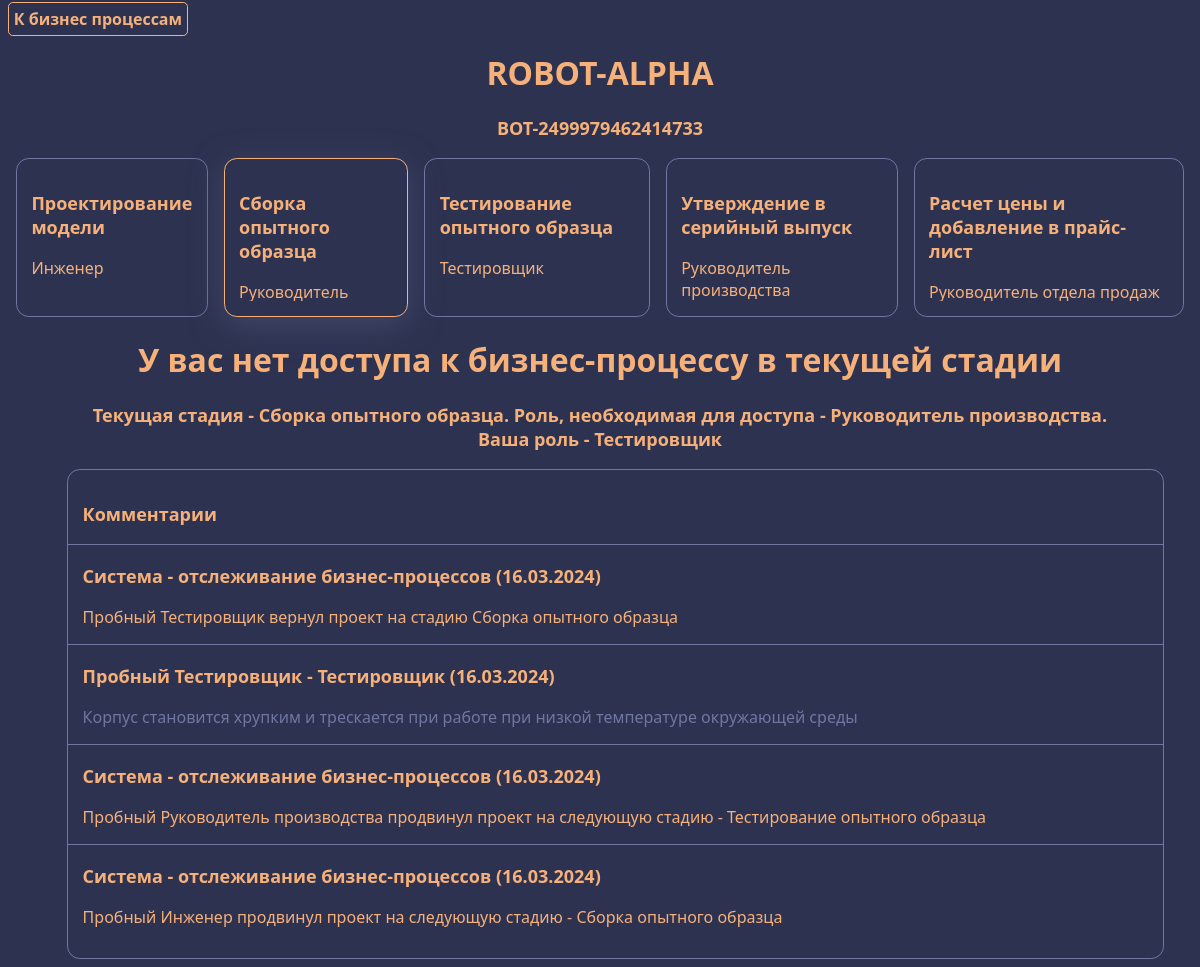
The app's page /processes/4151dde8de3c40a4ab25547c376c7097 (signed in) with its own data.
### dbot_app/models.py (models this page shows, shortened)
class LaunchProcess(models.Model):
    id = models.UUIDField(primary_key=True, default=uuid.uuid4, editable=False)
    bot = models.OneToOneField(to=DBot, on_delete=models.CASCADE, related_name='launch_process')
    stage = models.ForeignKey(to=LaunchStage, on_delete=models.SET_NULL, null=True, related_name='processes')
    is_finished = models.BooleanField(default=False)

class DBot(models.Model):
    STATE_CHOICES = [
        ('DS', 'Проектируется'),
        ('MN', 'В серийном производстве'),
        ('DC', 'Снят с производства'),
    ]
    id = models.UUIDField(primary_key=True, default=uuid.uuid4, editable=False)
    name = models.CharField(max_length=512, default="")
    vendor_code = models.CharField(max_length=20, unique=True)
    state = models.CharField(max_length=2, choices=STATE_CHOICES, default='DS')
    parts = models.ManyToManyField(to=DBotPart, related_name='bots')
    price = models.DecimalField(decimal_places=2, validators=[MinValueValidator(0.0)], default=0.0, max_digits=10)

class LaunchStage(models.Model):
    id = models.UUIDField(primary_key=True, default=uuid.uuid4, editable=False)
    name = models.CharField(max_length=512)
    previous_stage = models.OneToOneField(to='LaunchStage', on_delete=models.SET_NULL, null=True,
                                          related_name='next_stage', unique=True)
    responsible_role = models.ForeignKey(to=Role, on_delete=models.SET_NULL, null=True,
                                         related_name='stages_responsible')
    requires_parts_access = models.BooleanField(default=False)

class Role(models.Model):
    id = models.UUIDField(primary_key=True, default=uuid.uuid4, editable=False)
    name = models.CharField(max_length=150)
    can_edit_parts = models.BooleanField(default=False)
    can_edit_bots = models.BooleanField(default=False)
    can_start_process = models.BooleanField(default=False)

class Profile(AbstractUser):
    role = models.ForeignKey(to=Role, on_delete=models.SET_NULL, default=None, null=True, related_name='profiles')

class Comment(models.Model):
    id = models.UUIDField(primary_key=True, default=uuid.uuid4, editable=False)
    author = models.ForeignKey(to=Profile, on_delete=models.SET_NULL, null=True, related_name='comments')
    launch_process = models.ForeignKey(to='LaunchProcess', on_delete=models.CASCADE, related_name='comments')
    text = models.TextField()
    timestamp = models.DateTimeField(auto_now=True, null=True)

### dbot_app/views.py (the view, shortened to what this page needs)
# urls.py: path('processes/<str:pk>', views.process, name='process'),
@login_required(login_url='signin')
def process(request, pk):
    ctx = {
        'process': LaunchProcess.objects.get(id=pk),
        'stages': LaunchStage.objects.all(),
        'parts': DBotPart.objects.all(),
        'comments': Comment.objects.filter(launch_process_id=pk).order_by('-timestamp').all(),
    }
    return render(request, 'processes/view.html', ctx)

### templates/processes/view.html (shortened to what this page needs)
{% extends 'base.html' %}
{% block content %}
    <a class="btn-submit" href="{% url 'processes_main' %}">К бизнес процессам</a>
	<h1>{{ process.bot.name }}</h1>
    <h3 style="text-align: center">{{ process.bot.vendor_code }}</h3>
    <div class="flex-row spread-evenly">
        {% for stage in stages %}
        	<div class="{% if stage.id == process.stage.id %} accented-card {% else %} plain-card {% endif %}" style="margin: 0 .5rem; height: ">
                <div style="height: 8rem; overflow: hidden">
                    <h3>{{ stage.name }}</h3>
                    <p class="accent" style="">{{ stage.responsible_role.name }}</p>
                </div>
            </div>
        {% endfor %}
    </div>
    <div style="width: 90%; margin: 0 auto;">
        {% if not process.is_finished %}
        	{% if process.stage.responsible_role == request.user.role %}
                <div class="plain-card" style="width: 100%; margin-bottom: 1rem; margin-top: 1rem;">
                    <form method="post">
                        {% csrf_token %}
                        <input type="hidden" name="form-kind" value="actions">
                        <div class="flex-row spread-between">
                            {% if process.stage.previous_stage is not None %}
                                <div>
                                    <button type="submit" name="action" value="revert" class="btn-submit">Вернуть на предыдущую стадию</button>
                                </div>
                            {% endif %}
                            <div>
                                {% if process.stage.next_stage %}
                                    <button type="submit" name="action" value="advance" class="btn-submit">
                                        Продвинуть на следующую стадию
                                    </button>
                                {% else %}
                                    <button type="submit" name="action" value="finish" class="btn-submit">
                                        Завершить
                                    </button>
                                {% endif %}
                            </div>
                        </div>
                    </form>
                </div>
                <div class="plain-card" style="width: 100%">
                    <h3>{{ process.bot.name }}</h3>
                    <div style="margin-bottom: .2rem;">
                        <span class="accent">Артикул:</span>
                        <span>{{ process.bot.vendor_code }}</span>
                    </div>
                    <div style="margin-bottom: .2rem;">
                        <span class="accent">Стадия разработки:</span>
                        <span>{{ process.bot.get_state_display }}</span>
                    </div>
                    <div style="margin-bottom: .2rem;">
                        <span class="accent">Вес:</span>
                        <span>{{ process.bot.weight_kg }}кг</span>
                    </div>
                    {% if not process.stage.next_stage %}
                        <form method="post">
                            {% csrf_token %}
                            <input type="hidden" name="form-kind" value="set-price">
                            <div class="form-field">
                                <label class="form-label" for="price-id">Установить цену</label>
                                <input type="number" min=0 id="price-id" name="price" step="any" value="{{ process.bot.price }}" class="form-input">
                                <button type="submit" class="btn-submit">Сохранить</button>
                            </div>
                        </form>
                    {% endif %}
                    <h3>Список деталей</h3>
                    <table style="width: 100%;">
                        <thead>
                            <tr>
                                <th>
                                    Название
                                </th>
                                <th>
                                    Артикул
                                </th>
                                <th>
                                    Вид детали
                                </th>
                                <th>
                                    Вес
                                </th>
                            </tr>
                        </thead>
                        {% for part in process.bot.parts.all %}
                            <tr>
                                <td>
                                    {{ part.name }}
                                </td>
                                <td>
                                    {{ part.vendor_code }}
                                </td>
                                <td>
                                    {{ part.kind.name }}
                                </td>
                                <td>
                                    {{ part.weight }}
                                </td>
                            </tr>
                        {% endfor %}
                    </table>
                </div>
                {% if process.stage.requires_parts_access %}
                    <div class="plain-card " style="width: 100%; margin-top: 1rem;">
                        <form method="post">
                        {% csrf_token %}
                        <input type="hidden" name="form-kind" value="add-part-to-bot">
                            <div class="form-field" style="margin-bottom: 1rem">
                                <label for="part-id" class="form-label">Добавить деталь</label>
                                <select class="form-input" id="part-id" name="part">
                                    {% for part in parts %}
                                        <option value="{{ part.vendor_code }}">
                                            {{ part.kind.name }} - {{ part.name }} ({{ part.vendor_code }})
                                        </option>
                                    {% endfor %}
                                </select>
                                <button class="btn-submit">Добавить</button>
                            </div>
                        </form>
                    </div>
                {% endif %}
            {% else %}
                <h1>У вас нет доступа к бизнес-процессу в текущей стадии</h1>
                <h3 style="width: 100%; text-align: center">
                    Текущая стадия - {{ process.stage.name }}.
                    Роль, необходимая для доступа - {{ process.stage.responsible_role.name }}.
                    Ваша роль - {{ request.user.role.name|default:"Администратор" }}
                </h3>
            {% endif %}
        {% else %}
        	<h1>Бизнес-процесс уже завершен</h1>
        {% endif %}
        <div class="plain-card" style="margin-top: 1rem; width: 100%">
            <h3>Комментарии</h3>
            {% for comment in comments %}
                <hr>
                <h3>{{ comment.author.get_full_name|default:"Система" }} - {{ comment.author.role.name|default:"отслеживание бизнес-процессов" }} ({{ comment.timestamp|date:"d.m.Y" }})</h3>
                <p class="{% if comment.author is None %}
                	accent
                {% endif %} ">
                    {{ comment.text }}
                </p>
            {% endfor %}
        </div>
    </div>
{% endblock %}

### static/css/styles.css (style rules this page uses)
body { background-color: #2D3250; font-family: "Montserrat", system-ui, sans-serif; color: #7077A1; font-size: medium; }
hr { display: block; height: 1px; border: 0; border-top: .1rem solid; padding: 0; border-color: inherit; }
.plain-card > hr { margin: 0 -0.9rem; }
.plain-card { border: #7077A1 solid .1rem; border-radius: .8rem; padding: .9rem; width: fit-content; }
h1 { color: #F6B17A; width: 100%; text-align: center; font-size: xx-large; }
h3 { font-weight: bolder; font-size: large; color: #F6B17A; }
.accented-card { border: #F6B17A solid .1rem; border-radius: .8rem; padding: .9rem; width: fit-content; box-shadow: #424769 0 .5rem 2rem; }
.accent { color: #F6B17A; }
.btn-submit { border: #F6B17A solid .1rem; border-radius: .3rem; padding: .3rem; color: #F6B17A; background: none; font-weight: bold; font-family: "Montserrat", system-ui, sans-serif; font-size: medium; transition: all .2s ease-out; text-decoration: none; cursor: pointer; }
.flex-row { display: flex; flex-direction: row; align-items: center; }
.spread-evenly { justify-content: space-around; }

### records on screen
LaunchProcess: bot.name "ROBOT-ALPHA", bot.vendor_code "BOT-2499979462414733", stage.name "Сборка опытного образца", stage.responsible_role.name "Руководитель производства"
LaunchStage: name "Проектирование модели", responsible_role.name "Инженер"
LaunchStage: name "Сборка опытного образца", responsible_role.name "Руководитель…"
LaunchStage: name "Тестирование опытного образца", responsible_role.name "Тестировщик"
LaunchStage: name "Утверждение в серийный выпуск", responsible_role.name "Руководитель производства"
LaunchStage: name "Расчет цены и добавление в прайс-лист", responsible_role.name "Руководитель отдела продаж"
Profile: user.role.name "Тестировщик"
Comment: author.get_full_name "Система", author.role.name "отслеживание бизнес-процессов", timestamp "16.03.2024", text "Пробный Тестировщик вернул проект на стадию Сборка опытного образца"
Comment: author.get_full_name "Пробный Тестировщик", author.role.name "Тестировщик", timestamp "16.03.2024", text "Корпус становится хрупким и трескается при работе при низкой температуре окружающей среды"
Comment: author.get_full_name "Система", author.role.name "отслеживание бизнес-процессов", timestamp "16.03.2024", text "Пробный Руководитель производства продвинул проект на следующую стадию - Тестирование опытного образца"
Comment: author.get_full_name "Система", author.role.name "отслеживание бизнес-процессов", timestamp "16.03.2024", text "Пробный Инженер продвинул проект на следующую стадию - Сборка опытного образца"
